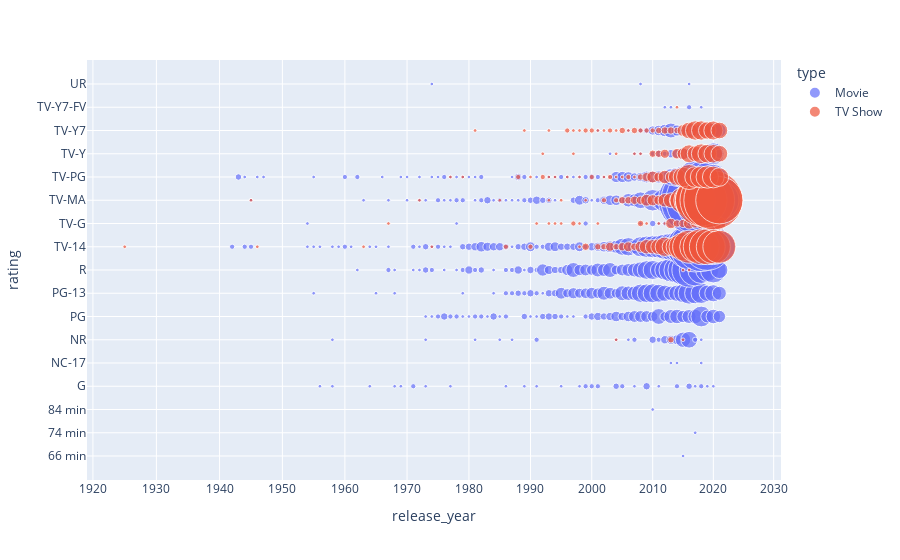

Notebook code cell kept with this figure:
### Code cell
t=dff.groupby(["type","rating","release_year"]).size().reset_index(name="counts")
fig = px.scatter(t, x="release_year", y="rating",
	         size="counts", color="type",
                 hover_name="type", log_x=True, size_max=50)
fig.show()

### Figure 1 — Plotly figure (JSON) as saved in the notebook; plotly's stock layout.template omitted (floating-point values rounded to 4 significant figures; data arrays with more than 128 entries replaced by an {"elided": "..."} marker saying what was removed)
{"data": [{"hovertemplate": "<b>%{hovertext}</b><br><br>type=Movie<br>release_year=%{x}<br>rating=%{y}<br>counts=%{marker.size}<extra></extra>", "hovertext": {"elided": "408 str values"}, "legendgroup": "Movie", "marker": {"color": "#636efa", "size": {"elided": "408 int values"}, "sizemode": "area", "sizeref": 0.1432, "symbol": "circle"}, "mode": "markers", "name": "Movie", "orientation": "h", "showlegend": true, "type": "scatter", "x": {"elided": "408 int values"}, "xaxis": "x", "y": {"elided": "408 str values"}, "yaxis": "y"}, {"hovertemplate": "<b>%{hovertext}</b><br><br>type=TV Show<br>release_year=%{x}<br>rating=%{y}<br>counts=%{marker.size}<extra></extra>", "hovertext": {"elided": "156 str values"}, "legendgroup": "TV Show", "marker": {"color": "#EF553B", "size": {"elided": "156 int values"}, "sizemode": "area", "sizeref": 0.1432, "symbol": "circle"}, "mode": "markers", "name": "TV Show", "orientation": "h", "showlegend": true, "type": "scatter", "x": {"elided": "156 int values"}, "xaxis": "x", "y": {"elided": "156 str values"}, "yaxis": "y"}], "layout": {"legend": {"itemsizing": "constant", "title": {"text": "type"}, "tracegroupgap": 0}, "margin": {"t": 60}, "xaxis": {"anchor": "y", "domain": [0, 1], "title": {"text": "release_year"}, "type": "log"}, "yaxis": {"anchor": "x", "domain": [0, 1], "title": {"text": "rating"}}}}
